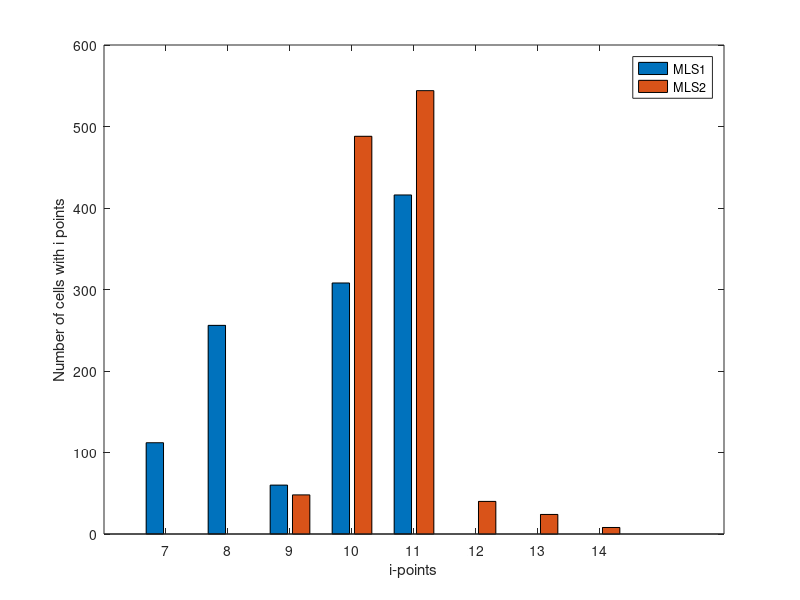

Write the MATLAB code that produced this figure.
%%Cells with i points 
%Read two files, MLS1 and ML2 

%Ex: MESH TEST4
 % file1= fopen('Cells_con_i_puntos_MLS1_TEST4_32.txt','r');
 % file2= fopen('Cells_con_i_puntos_MLS2_TEST4_32.txt','r');

 file1= fopen('File_cell_with_i_points_MLS1.txt','r'); %File MLS1
 file2= fopen('File_cell_with_i_points_MLS2.txt','r'); %File MLS2

 %Fist data: Max number
 num_max1 = fscanf(file1,'%d \n',1);
 num_min1 = fscanf(file1,'%d \n',1);

 %Second data: Min number
 num_max2 = fscanf(file2,'%d \n',1);
 num_min2 = fscanf(file2,'%d \n',1);

 %Cells for i-points
 cell_MLS1 = fscanf(file1,'%d');  
 cell_MLS1 = cell_MLS1(:)'; % to row vector

 cell_MLS2 = fscanf(file2,'%d');  
 cell_MLS2 = cell_MLS2(:)'; % to row vector

 if num_min1<num_min2
     dif1= num_min2 - num_min1;
     cell_MLS2 = [zeros(1,dif1), cell_MLS2(num_min2:num_max2)];
     min = num_min1;
 else
     dif1= num_min1 - num_min2;
     cell_MLS1 = [zeros(1,dif1), cell_MLS1(num_min1:num_max1)];
     min = num_min2;
 end

 if num_max1<num_max2
     dif2= num_max2 - num_max1;
     cell_MLS1 = [cell_MLS1(num_min1:num_max1), zeros(1,dif2)];
     max = num_max2;
 else
     dif2= num_max1 - num_max2;
     cell_MLS2 = [cell_MLS2(num_min2:num_max2), zeros(1,dif2)];
     max = num_max1;
 end

i_points = min:max;
bar(i_points, [cell_MLS1',cell_MLS2']);


% Bars graph
legend('MLS1','MLS2');
xlabel('i-points'); ylabel('Number of cells with i points');
% %title('----');

fclose(file1);
fclose(file2);